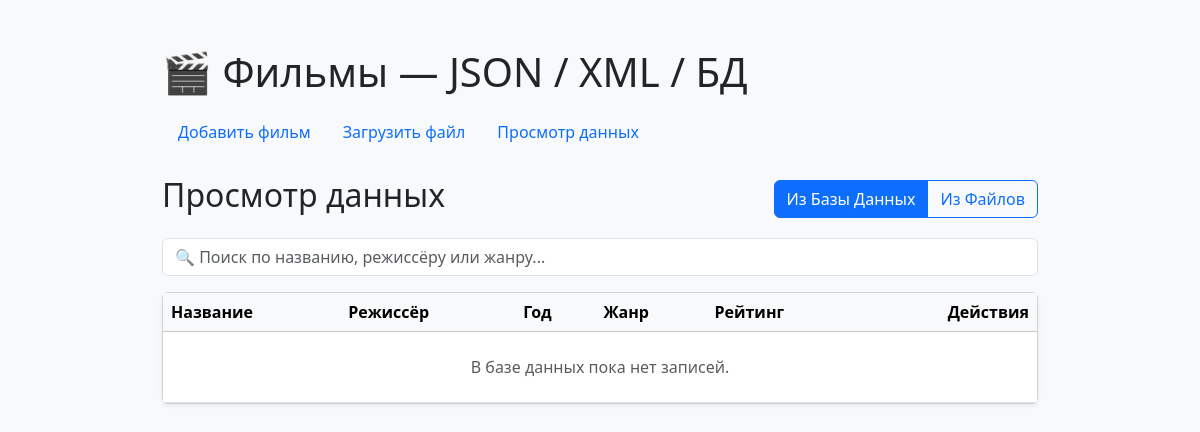
The page /list/ on the database as committed earlier.
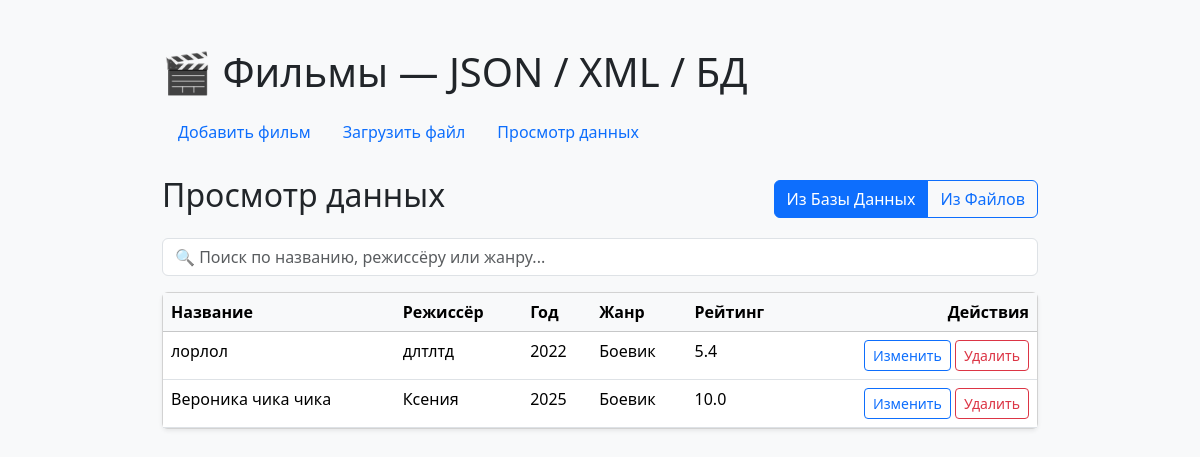
The same page on the database as committed later.
### movies/models.py (models this page shows, shortened)
class Movie(models.Model):
    GENRES = [
        ('action', 'Боевик'), ('comedy', 'Комедия'),
        ('drama', 'Драма'), ('thriller', 'Триллер'),
        ('fantasy', 'Фантастика'), ('horror', 'Ужасы'),
        ('animation', 'Анимация'), ('documentary', 'Документальный'),
    ]
    title = models.CharField('Название', max_length=200)
    director = models.CharField('Режиссёр', max_length=200)
    year = models.IntegerField('Год выпуска')
    genre = models.CharField('Жанр', max_length=50, choices=GENRES)
    rating = models.FloatField('Рейтинг')
    created_at = models.DateTimeField(auto_now_add=True)
    class Meta:
        unique_together = ('title', 'director', 'year')
        ordering = ['-created_at']

### movies/views.py (the view, shortened to what this page needs)
# urls.py: path('list/', views.list_all, name='list_all'),
def list_all(request):
    source = request.GET.get('source', 'db')
    movies_db = []
    files_data = []
    if source == 'db':
        movies_db = Movie.objects.all()
    return render(request, 'movies/list_all.html', {
        'source': source,
        'movies_db': movies_db,
        'files_data': files_data,
    })

### movies/templates/movies/list_all.html (shortened to what this page needs)
{% extends 'movies/base.html' %}
{% block content %}
<div class="d-flex justify-content-between align-items-center mb-3">
    <h2>Просмотр данных</h2>
    <div class="btn-group">
        <a href="?source=db" class="btn btn-outline-primary {% if source == 'db' %}active{% endif %}">Из Базы Данных</a>
        <a href="?source=file" class="btn btn-outline-primary {% if source == 'file' %}active{% endif %}">Из Файлов</a>
    </div>
</div>
{% if source == 'db' %}
    <input type="text" id="search-input" class="form-control mb-3" placeholder="🔍 Поиск по названию, режиссёру или жанру...">
    <div class="card shadow-sm">
        <div class="card-body p-0">
            <table class="table table-hover mb-0">
                <thead class="table-light">
                    <tr><th>Название</th><th>Режиссёр</th><th>Год</th><th>Жанр</th><th>Рейтинг</th><th class="text-end">Действия</th></tr>
                </thead>
                <tbody id="movies-table-body">
                    {% for m in movies_db %}
                    <tr>
                        <td>{{ m.title }}</td><td>{{ m.director }}</td><td>{{ m.year }}</td>
                        <td>{{ m.get_genre_display }}</td><td>{{ m.rating }}</td>
                        <td class="text-end">
                            <a href="{% url 'movies:edit_movie' m.pk %}" class="btn btn-sm btn-outline-primary">Изменить</a>
                            <a href="{% url 'movies:delete_movie' m.pk %}" class="btn btn-sm btn-outline-danger">Удалить</a>
                        </td>
                    </tr>
                    {% empty %}
                    <tr><td colspan="6" class="text-center text-muted p-4">В базе данных пока нет записей.</td></tr>
                    {% endfor %}
                </tbody>
            </table>
        </div>
    </div>
{% endif %}
{% endblock %}

### movies/templates/movies/base.html (shortened to what this page needs)
﻿<!DOCTYPE html>
<html lang="ru">
<head>
    <link href="https://cdn.jsdelivr.net/npm/bootstrap@5.3.2/dist/css/bootstrap.min.css" rel="stylesheet">
</head>
<body class="bg-light">
    <div class="container mt-4 mb-5" style="max-width: 900px;">
        <h1 class="mb-3">🎬 Фильмы — JSON / XML / БД</h1>
        <nav class="nav nav-pills mb-4">
            <a class="nav-link" href="{% url 'movies:index' %}">Добавить фильм</a>
            <a class="nav-link" href="{% url 'movies:upload' %}">Загрузить файл</a>
            <a class="nav-link" href="{% url 'movies:list_all' %}">Просмотр данных</a>
        </nav>
        {% block content %}{% endblock %}
    </div>
</body>
</html>

Rows that differ between the two databases and show on the page:
added Movie: title "лорлол", director "длтлтд", year "2022", genre "Боевик", rating "5.4"
added Movie: title "Вероника чика чика", director "Ксения", year "2025", genre "Боевик", rating "10.0"
Other text that changed with them:
text no longer shown: "В базе данных пока нет записей."
